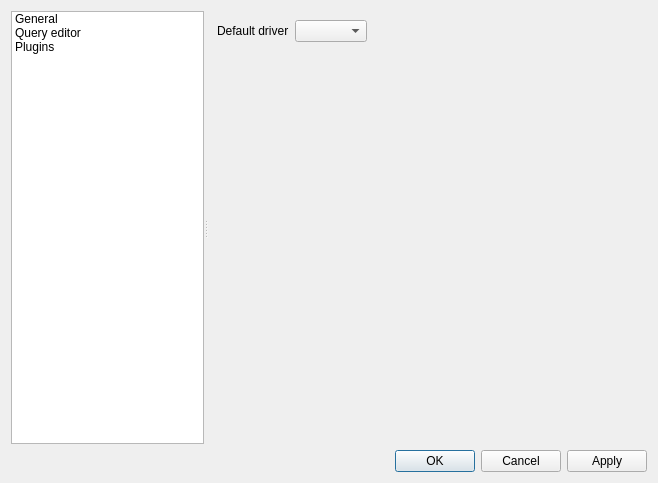
<?xml version="1.0" encoding="UTF-8"?>
<ui version="4.0">
 <class>ConfigDialog</class>
 <widget class="QDialog" name="ConfigDialog">
  <property name="geometry">
   <rect>
    <x>0</x>
    <y>0</y>
    <width>658</width>
    <height>483</height>
   </rect>
  </property>
  <property name="windowTitle">
   <string>DbMaster - Preferences</string>
  </property>
  <layout class="QGridLayout" name="gridLayout">
   <item row="0" column="0">
    <widget class="QSplitter" name="splitter">
     <property name="orientation">
      <enum>Qt::Horizontal</enum>
     </property>
     <widget class="QListWidget" name="listWidget">
      <property name="sizePolicy">
       <sizepolicy hsizetype="Preferred" vsizetype="Expanding">
        <horstretch>0</horstretch>
        <verstretch>0</verstretch>
       </sizepolicy>
      </property>
      <property name="iconSize">
       <size>
        <width>24</width>
        <height>24</height>
       </size>
      </property>
      <property name="currentRow">
       <number>-1</number>
      </property>
      <item>
       <property name="text">
        <string>General</string>
       </property>
       <property name="icon">
        <iconset>
         <normaloff>:/img/configure.png</normaloff>:/img/configure.png</iconset>
       </property>
      </item>
      <item>
       <property name="text">
        <string>Query editor</string>
       </property>
       <property name="icon">
        <iconset>
         <normaloff>:/img/edit.png</normaloff>:/img/edit.png</iconset>
       </property>
      </item>
      <item>
       <property name="text">
        <string>Plugins</string>
       </property>
      </item>
     </widget>
     <widget class="QStackedWidget" name="stackedWidget">
      <property name="sizePolicy">
       <sizepolicy hsizetype="Expanding" vsizetype="Preferred">
        <horstretch>0</horstretch>
        <verstretch>0</verstretch>
       </sizepolicy>
      </property>
      <property name="currentIndex">
       <number>0</number>
      </property>
      <widget class="QWidget" name="page">
       <layout class="QFormLayout" name="formLayout">
        <property name="fieldGrowthPolicy">
         <enum>QFormLayout::AllNonFixedFieldsGrow</enum>
        </property>
        <item row="0" column="0">
         <widget class="QLabel" name="label">
          <property name="sizePolicy">
           <sizepolicy hsizetype="Expanding" vsizetype="Preferred">
            <horstretch>0</horstretch>
            <verstretch>0</verstretch>
           </sizepolicy>
          </property>
          <property name="text">
           <string>Default driver</string>
          </property>
         </widget>
        </item>
        <item row="0" column="1">
         <widget class="DbComboBox" name="defaultDbCombo">
          <property name="sizePolicy">
           <sizepolicy hsizetype="Maximum" vsizetype="Fixed">
            <horstretch>0</horstretch>
            <verstretch>0</verstretch>
           </sizepolicy>
          </property>
         </widget>
        </item>
       </layout>
      </widget>
      <widget class="QWidget" name="page_3">
       <layout class="QGridLayout" name="gridLayout_3">
        <item row="0" column="1">
         <widget class="QTabWidget" name="tabWidget">
          <property name="currentIndex">
           <number>0</number>
          </property>
          <widget class="QWidget" name="tab_4">
           <attribute name="title">
            <string>General</string>
           </attribute>
           <layout class="QFormLayout" name="formLayout_2">
            <item row="0" column="0" colspan="2">
             <widget class="QCheckBox" name="edAutoSaveCheckBox">
              <property name="text">
               <string>Save query before execute it</string>
              </property>
             </widget>
            </item>
            <item row="1" column="0" colspan="2">
             <widget class="QCheckBox" name="editorSemanticCheckBox">
              <property name="text">
               <string>Enable semantic analysis</string>
              </property>
              <property name="checked">
               <bool>true</bool>
              </property>
             </widget>
            </item>
            <item row="2" column="0">
             <widget class="QLabel" name="label_9">
              <property name="text">
               <string>Default encoding</string>
              </property>
             </widget>
            </item>
            <item row="2" column="1">
             <widget class="QComboBox" name="encodingComboBox">
              <property name="sizePolicy">
               <sizepolicy hsizetype="Maximum" vsizetype="Fixed">
                <horstretch>0</horstretch>
                <verstretch>0</verstretch>
               </sizepolicy>
              </property>
              <property name="currentIndex">
               <number>1</number>
              </property>
              <item>
               <property name="text">
                <string>latin1</string>
               </property>
              </item>
              <item>
               <property name="text">
                <string>utf8</string>
               </property>
              </item>
             </widget>
            </item>
           </layout>
          </widget>
          <widget class="QWidget" name="tab">
           <attribute name="title">
            <string>Font &amp;&amp; Size</string>
           </attribute>
           <layout class="QGridLayout" name="gridLayout_2">
            <item row="0" column="0">
             <widget class="QGroupBox" name="groupBox">
              <property name="title">
               <string>Editor's font</string>
              </property>
              <layout class="QFormLayout" name="formLayout_3">
               <item row="0" column="0">
                <widget class="QLabel" name="label_2">
                 <property name="sizePolicy">
                  <sizepolicy hsizetype="Expanding" vsizetype="Preferred">
                   <horstretch>0</horstretch>
                   <verstretch>0</verstretch>
                  </sizepolicy>
                 </property>
                 <property name="text">
                  <string>&amp;Font</string>
                 </property>
                 <property name="buddy">
                  <cstring>editorFontCombo</cstring>
                 </property>
                </widget>
               </item>
               <item row="0" column="1">
                <widget class="QFontComboBox" name="editorFontCombo">
                 <property name="sizePolicy">
                  <sizepolicy hsizetype="Fixed" vsizetype="Fixed">
                   <horstretch>0</horstretch>
                   <verstretch>0</verstretch>
                  </sizepolicy>
                 </property>
                </widget>
               </item>
               <item row="1" column="0">
                <widget class="QLabel" name="label_3">
                 <property name="sizePolicy">
                  <sizepolicy hsizetype="Expanding" vsizetype="Preferred">
                   <horstretch>0</horstretch>
                   <verstretch>0</verstretch>
                  </sizepolicy>
                 </property>
                 <property name="text">
                  <string>S&amp;ize</string>
                 </property>
                 <property name="buddy">
                  <cstring>editorFontSizeSpin</cstring>
                 </property>
                </widget>
               </item>
               <item row="1" column="1">
                <widget class="QSpinBox" name="editorFontSizeSpin">
                 <property name="sizePolicy">
                  <sizepolicy hsizetype="Fixed" vsizetype="Fixed">
                   <horstretch>0</horstretch>
                   <verstretch>0</verstretch>
                  </sizepolicy>
                 </property>
                </widget>
               </item>
               <item row="2" column="0">
                <widget class="QLabel" name="label_6">
                 <property name="text">
                  <string>T&amp;ab size</string>
                 </property>
                 <property name="buddy">
                  <cstring>tabsizeSpin</cstring>
                 </property>
                </widget>
               </item>
               <item row="2" column="1">
                <widget class="QSpinBox" name="tabsizeSpin">
                 <property name="sizePolicy">
                  <sizepolicy hsizetype="Fixed" vsizetype="Fixed">
                   <horstretch>0</horstretch>
                   <verstretch>0</verstretch>
                  </sizepolicy>
                 </property>
                 <property name="minimum">
                  <number>1</number>
                 </property>
                 <property name="maximum">
                  <number>10</number>
                 </property>
                 <property name="value">
                  <number>4</number>
                 </property>
                </widget>
               </item>
              </layout>
             </widget>
            </item>
            <item row="1" column="0">
             <widget class="QLabel" name="label_4">
              <property name="text">
               <string>You can type some text here :</string>
              </property>
             </widget>
            </item>
            <item row="2" column="0">
             <widget class="QueryTextEdit" name="editorTestArea">
              <property name="html" stdset="0">
               <string notr="true">&lt;!DOCTYPE HTML PUBLIC &quot;-//W3C//DTD HTML 4.0//EN&quot; &quot;http://www.w3.org/TR/REC-html40/strict.dtd&quot;&gt;
&lt;html&gt;&lt;head&gt;&lt;meta name=&quot;qrichtext&quot; content=&quot;1&quot; /&gt;&lt;style type=&quot;text/css&quot;&gt;
p, li { white-space: pre-wrap; }
&lt;/style&gt;&lt;/head&gt;&lt;body style=&quot; font-family:'Sans'; font-size:10pt; font-weight:400; font-style:normal;&quot;&gt;
&lt;p style=&quot; margin-top:0px; margin-bottom:0px; margin-left:0px; margin-right:0px; -qt-block-indent:0; text-indent:0px;&quot;&gt;&lt;span style=&quot; font-family:'Sans Serif'; font-size:9pt;&quot;&gt;SELECT *&lt;/span&gt;&lt;/p&gt;
&lt;p style=&quot; margin-top:0px; margin-bottom:0px; margin-left:0px; margin-right:0px; -qt-block-indent:0; text-indent:0px;&quot;&gt;&lt;span style=&quot; font-family:'Sans Serif'; font-size:9pt;&quot;&gt;FROM SomeTable, now()&lt;/span&gt;&lt;/p&gt;
&lt;p style=&quot; margin-top:0px; margin-bottom:0px; margin-left:0px; margin-right:0px; -qt-block-indent:0; text-indent:0px;&quot;&gt;&lt;span style=&quot; font-family:'Sans Serif'; font-size:9pt;&quot;&gt;WHERE SomeField = 1&lt;/span&gt;&lt;/p&gt;
&lt;p style=&quot; margin-top:0px; margin-bottom:0px; margin-left:0px; margin-right:0px; -qt-block-indent:0; text-indent:0px;&quot;&gt;&lt;span style=&quot; font-family:'Sans Serif'; font-size:9pt;&quot;&gt;ORDER BY AnotherField ASC;&lt;/span&gt;&lt;/p&gt;&lt;/body&gt;&lt;/html&gt;</string>
              </property>
             </widget>
            </item>
           </layout>
          </widget>
          <widget class="QWidget" name="tab_2">
           <attribute name="title">
            <string>Syntax highlighting</string>
           </attribute>
           <layout class="QGridLayout" name="gridLayout_5">
            <item row="1" column="0" colspan="2">
             <widget class="QGroupBox" name="shGroupBox">
              <property name="title">
               <string>Enable Syntax highlighting</string>
              </property>
              <property name="checkable">
               <bool>true</bool>
              </property>
              <layout class="QGridLayout" name="gridLayout_6">
               <item row="0" column="0">
                <widget class="QListWidget" name="shListWidget">
                 <property name="currentRow">
                  <number>-1</number>
                 </property>
                 <item>
                  <property name="text">
                   <string>Basic SQL keywords</string>
                  </property>
                 </item>
                 <item>
                  <property name="text">
                   <string>SQL functions</string>
                  </property>
                 </item>
                 <item>
                  <property name="text">
                   <string>SQL types</string>
                  </property>
                 </item>
                 <item>
                  <property name="text">
                   <string>Strings</string>
                  </property>
                 </item>
                 <item>
                  <property name="text">
                   <string>Numbers</string>
                  </property>
                 </item>
                 <item>
                  <property name="text">
                   <string>Comments</string>
                  </property>
                 </item>
                 <item>
                  <property name="text">
                   <string>Table name</string>
                  </property>
                 </item>
                 <item>
                  <property name="text">
                   <string>Field name</string>
                  </property>
                 </item>
                </widget>
               </item>
               <item row="1" column="0">
                <widget class="QGroupBox" name="groupBox_2">
                 <property name="title">
                  <string/>
                 </property>
                 <layout class="QGridLayout" name="gridLayout_4">
                  <item row="0" column="0">
                   <widget class="QLabel" name="label_5">
                    <property name="sizePolicy">
                     <sizepolicy hsizetype="Expanding" vsizetype="Preferred">
                      <horstretch>0</horstretch>
                      <verstretch>0</verstretch>
                     </sizepolicy>
                    </property>
                    <property name="text">
                     <string>Color</string>
                    </property>
                   </widget>
                  </item>
                  <item row="1" column="0" colspan="2">
                   <widget class="QCheckBox" name="shBoldButton">
                    <property name="font">
                     <font>
                      <weight>75</weight>
                      <bold>true</bold>
                     </font>
                    </property>
                    <property name="text">
                     <string>Bold</string>
                    </property>
                   </widget>
                  </item>
                  <item row="2" column="0" colspan="2">
                   <widget class="QCheckBox" name="shItalicButton">
                    <property name="font">
                     <font>
                      <italic>true</italic>
                     </font>
                    </property>
                    <property name="text">
                     <string>Italic</string>
                    </property>
                   </widget>
                  </item>
                  <item row="3" column="0" colspan="2">
                   <spacer name="verticalSpacer_2">
                    <property name="orientation">
                     <enum>Qt::Vertical</enum>
                    </property>
                    <property name="sizeHint" stdset="0">
                     <size>
                      <width>20</width>
                      <height>40</height>
                     </size>
                    </property>
                   </spacer>
                  </item>
                  <item row="0" column="1">
                   <widget class="ColorButton" name="shColorButton">
                    <property name="text">
                     <string/>
                    </property>
                   </widget>
                  </item>
                 </layout>
                </widget>
               </item>
               <item row="0" column="1" rowspan="2">
                <widget class="QListWidget" name="shKeywordsListWidget"/>
               </item>
              </layout>
             </widget>
            </item>
           </layout>
          </widget>
          <widget class="QWidget" name="tab_3">
           <attribute name="title">
            <string>Auto-completion</string>
           </attribute>
           <layout class="QGridLayout" name="gridLayout_7">
            <item row="0" column="0">
             <widget class="QGroupBox" name="compGroubBox">
              <property name="title">
               <string>Enable auto-completion</string>
              </property>
              <property name="checkable">
               <bool>true</bool>
              </property>
              <layout class="QFormLayout" name="formLayout_4">
               <item row="0" column="0">
                <widget class="QLabel" name="label_7">
                 <property name="sizePolicy">
                  <sizepolicy hsizetype="Expanding" vsizetype="Preferred">
                   <horstretch>0</horstretch>
                   <verstretch>0</verstretch>
                  </sizepolicy>
                 </property>
                 <property name="text">
                  <string>Show completion popup after</string>
                 </property>
                </widget>
               </item>
               <item row="0" column="1">
                <layout class="QHBoxLayout" name="horizontalLayout">
                 <item>
                  <widget class="QSpinBox" name="acSpinBox">
                   <property name="minimum">
                    <number>1</number>
                   </property>
                   <property name="value">
                    <number>3</number>
                   </property>
                  </widget>
                 </item>
                 <item>
                  <widget class="QLabel" name="label_8">
                   <property name="sizePolicy">
                    <sizepolicy hsizetype="Expanding" vsizetype="Preferred">
                     <horstretch>0</horstretch>
                     <verstretch>0</verstretch>
                    </sizepolicy>
                   </property>
                   <property name="text">
                    <string>characters</string>
                   </property>
                  </widget>
                 </item>
                </layout>
               </item>
              </layout>
             </widget>
            </item>
           </layout>
          </widget>
         </widget>
        </item>
        <item row="1" column="1">
         <widget class="QLabel" name="label_10">
          <property name="text">
           <string>&lt;b&gt;Warning !&lt;/b&gt; All modifications concerning the editor will work after restarting DbMaster.</string>
          </property>
          <property name="wordWrap">
           <bool>true</bool>
          </property>
         </widget>
        </item>
       </layout>
      </widget>
      <widget class="QWidget" name="page_2"/>
     </widget>
    </widget>
   </item>
   <item row="1" column="0">
    <widget class="QDialogButtonBox" name="buttonBox">
     <property name="standardButtons">
      <set>QDialogButtonBox::Apply|QDialogButtonBox::Cancel|QDialogButtonBox::Ok</set>
     </property>
    </widget>
   </item>
  </layout>
 </widget>
 <customwidgets>
  <customwidget>
   <class>QueryTextEdit</class>
   <extends>QPlainTextEdit</extends>
   <header>../src/widgets/querytextedit.h</header>
  </customwidget>
  <customwidget>
   <class>DbComboBox</class>
   <extends>QComboBox</extends>
   <header>../src/widgets/dbcombobox.h</header>
  </customwidget>
  <customwidget>
   <class>ColorButton</class>
   <extends>QToolButton</extends>
   <header>../src/widgets/colorbutton.h</header>
  </customwidget>
 </customwidgets>
 <resources/>
 <connections>
  <connection>
   <sender>listWidget</sender>
   <signal>currentRowChanged(int)</signal>
   <receiver>stackedWidget</receiver>
   <slot>setCurrentIndex(int)</slot>
   <hints>
    <hint type="sourcelabel">
     <x>169</x>
     <y>76</y>
    </hint>
    <hint type="destinationlabel">
     <x>289</x>
     <y>77</y>
    </hint>
   </hints>
  </connection>
 </connections>
</ui>
